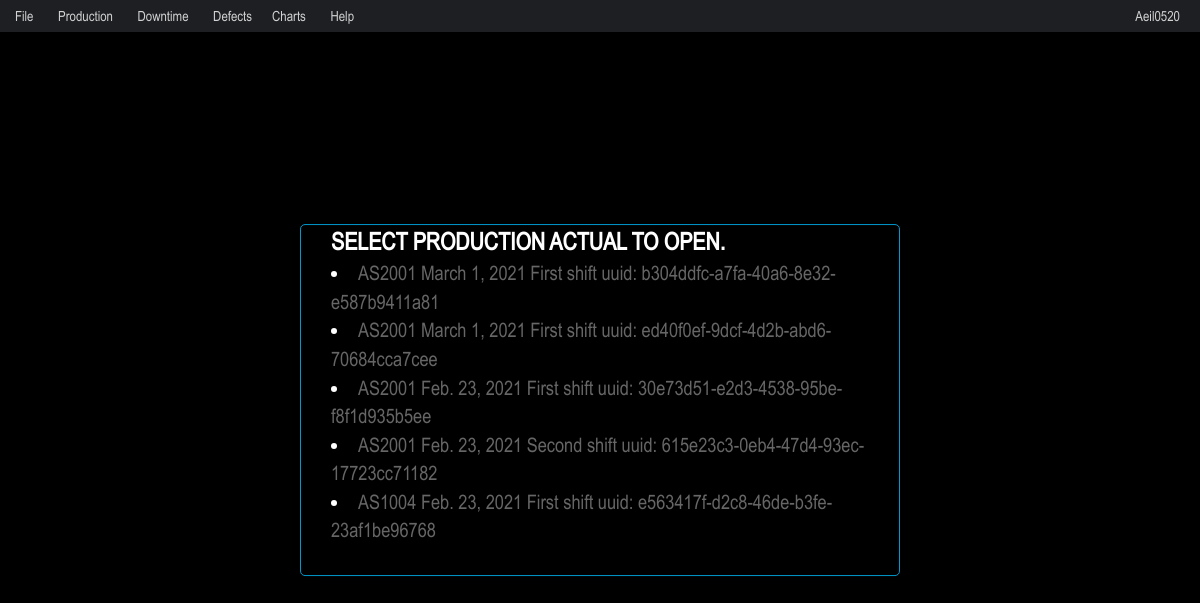
The page /ProductionActual/Open/ (signed in) on the database its author committed.
### productionactual/models.py (models this page shows, shortened)
class ProductionActual(models.Model):
    id = models.UUIDField(primary_key=True, default=uuid.uuid4, help_text="Unique ID for this particular ProductionActual")
    pa_date = models.DateField('production actual date')
    assembly_line_number = models.ForeignKey(AssemblyLine, on_delete=models.CASCADE)
    shift = models.ForeignKey(Shift, on_delete=models.CASCADE)
    user = models.ForeignKey(User, on_delete=models.CASCADE)

class AssemblyLine(models.Model):
    department = models.ForeignKey(Department, on_delete=models.CASCADE)
    line_name = models.CharField(max_length=6)
    def __str__(self):
        return self.line_name

class Shift(models.Model):
    shift_number = models.IntegerField()
    shift_name = models.CharField(max_length=15)
    def __str__(self):
        return self.shift_name

### productionactual/views.py (the view)
# urls.py: path('Open/', views.OpenProductionActualView.as_view(), name='OpenProductionActual'),
class OpenProductionActualView(generic.ListView):
    template_name = 'productionactual/openproductionactual.html'
    context_object_name = 'latest_pa_list'
    def get_queryset(self):
        return ProductionActual.objects.filter(pa_date__lte=timezone.now()).order_by('-pa_date')[:50]

### productionactual/templates/productionactual/openproductionactual.html (shortened to what this page needs)
{% extends 'smenu.html' %}
{% block content %}
{% if user.is_authenticated %}
<div class="modal-content">
    <div>
        <h3 class="modal-title">Select Production Actual to open.</h3>
        {% for ProductionActual in latest_pa_list %}
        <li><a href="{% url 'ProductionActual' ProductionActual.id %}"> {{ ProductionActual.assembly_line_number }} {{ ProductionActual.pa_date }}  {{ ProductionActual.shift }} shift uuid: {{ ProductionActual.id }}</a></li>
    {% endfor %}
    </div>
</div>
{% endif %}
{% endblock %}

### templates/smenu.html (shortened to what this page needs)
{% extends 'base.html' %}
{% block menu %}
{% if user.is_authenticated %}
<ul id="smenu" class="smenu active">
<li>
    <a>File</a>
  </li>
  <li>
      <a>Production</a>
  </li>
  <li>
      <a>Downtime</a>
  </li>
  <li>
      <a>Defects</a>
  <li>
      <a>Charts</a>
  </li>
  <li>
      <a>Help</a>
  </li>
  <li class="menu-float-right">
      <a>{{ user.username }}</a>
  </li>
</ul>
{% endif %}
{% endblock %}

### productionactual/static/productionactual/style.css (style rules this page uses)
:root { --accent-color:#09c; --accent-light-color:#00a3da }
* { -webkit-tap-highlight-color:rgba(0,0,0,0); -webkit-user-drag:none; -moz-user-drag:none; -webkit-box-sizing:border-box; -moz-box-sizing:border-box; box-sizing:border-box; -ms-touch-action:manipulation; touch-action:manipulation; vertical-align:top; font-weight:400; outline:none }
body,html { margin:0; padding:0; height:100%; width:100%; color:#fff; font-size:20px; background-color:#000; font-family:Arial Narrow; }
h1,h2,h3,h4,h5,h1.login-title { text-transform:uppercase; font-weight:700; margin:0 }
a { color: #666; }
.menu-float-right { float: right; margin-right: 10px; }
.modal-content { padding:0 30px 30px 30px; max-width: 90%; max-height: 90%; overflow:auto; background-color: #fefefe; border: 1px solid #09c; border-radius:5px; background-color: rgb(0, 0, 0); position:absolute; top: 50%; left: 50%; -ms-transform: translate(-50%, -50%); transform: translate(-50%, -50%); }
#smenu { padding-left: 5px; background-color: #1d1f22; height: 32px }
ol, ul { list-style: none; list-style-image: none }
.smenu { display: block; z-index: 99 }
.smenu, .smenu li { position: relative }
.smenu li { display: inline-block }
.smenu a, .overflow-smenu a { height: 32px; line-height: 32px; display: block; cursor: pointer; padding: 0 10px; color: hsla(0, 0%, 100%, .8); font-size: 14px; text-decoration: none; text-transform: capitalize; }

### rows shown on the page
ProductionActual: assembly_line_number "AS2001", pa_date "March 1, 2021", shift "First", id "b304ddfc-a7fa-40a6-8e32-e587b9411a81"
ProductionActual: assembly_line_number "AS2001", pa_date "March 1, 2021", shift "First", id "ed40f0ef-9dcf-4d2b-abd6-70684cca7cee"
ProductionActual: assembly_line_number "AS2001", pa_date "Feb. 23, 2021", shift "First", id "30e73d51-e2d3-4538-95be-f8f1d935b5ee"
ProductionActual: assembly_line_number "AS2001", pa_date "Feb. 23, 2021", shift "Second", id "615e23c3-0eb4-47d4-93ec-17723cc71182"
ProductionActual: assembly_line_number "AS1004", pa_date "Feb. 23, 2021", shift "First", id "e563417f-d2c8-46de-b3fe-23af1be96768"

### other values the page prints
{{ user.username }} "Aeil0520"
